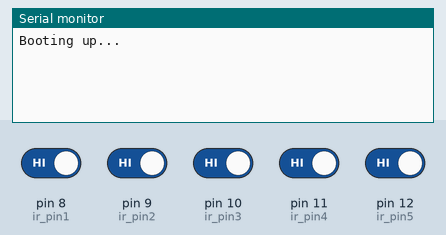
This sketch was run on a simulated Arduino Uno, built with avr-gcc and run on an emulated ATmega328P. Shown: the last lines printed to the serial monitor. Inputs (shaded band) come from the test bench; at power-on: pin 8 (ir_pin1), pin 9 (ir_pin2), pin 10 (ir_pin3), pin 11 (ir_pin4), pin 12 (ir_pin5) HIGH.

Above: at 1.2 s.
1.3 s: pin 8 (ir_pin1) driven LOW
At 1.46 s:
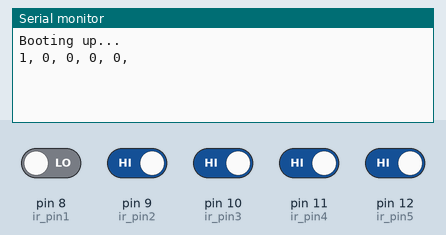
3.2 s: pin 9 (ir_pin2) driven LOW
At 3.46 s:
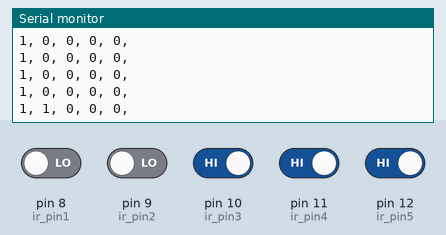
4.7 s: pin 10 (ir_pin3) driven LOW
At 4.86 s:
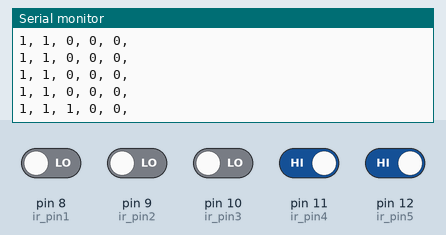
6.2 s: pin 11 (ir_pin4) driven LOW
At 6.47 s:
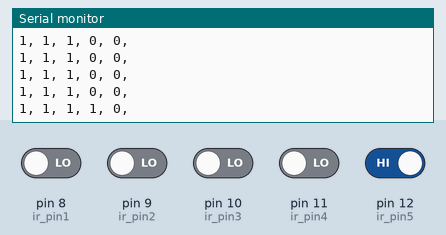
7.7 s: pin 12 (ir_pin5) driven LOW
At 7.87 s:
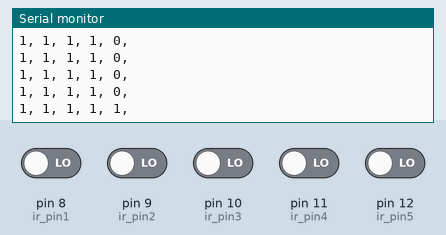
9.2 s: pin 8 (ir_pin1) driven HIGH
At 9.47 s:
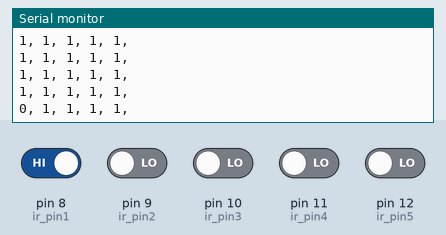

Measured:
- after the input at 1.3 s, the serial monitor: prints a new line at once (image 1)
- after the input at 3.2 s, the serial monitor: prints a new line after 0.10 s (image 2)
- after the input at 4.7 s, the serial monitor: prints a new line at once (image 3)
- after the input at 6.2 s, the serial monitor: prints a new line after 0.11 s (image 4)
- after the input at 7.7 s, the serial monitor: prints a new line at once (image 5)
- after the input at 9.2 s, the serial monitor: prints a new line after 0.12 s (image 6)

The sketch:

ir_rec_test.ino
```cpp
//IR sensor assignment
//These sensors are active LOW and should be read with !digitalRead()
#define ir_pin1 8     //ir sensor 1 (left most) on pin 5
#define ir_pin2 9     // ir sensor 2 on pin 6
#define ir_pin3 10    // ir sensor 3 (center) on pin 8
#define ir_pin4 11    // ir sensor 4 on pin 7
#define ir_pin5 12    // ir sensor 5 (right most) on pin 10

//steering variables
int left_max = 115;  //maximum left turn wheel position
int left = 87;      //standard left turn
int right_max = 40;  //maximum right turn wheel position
int right = 68;     //standard right turn
int center = 78;    //approximate center wheel position
int steer_ang = 78;   //holds current angle

//define IR angle of each IR reciever based on range of steering variables
int ir1_ang = left_max;
int ir2_ang = ((left_max - center) / 2) + center;
int ir3_ang = center;
int ir4_ang = center - ((center - right_max) / 2);
int ir5_ang = right_max;
int ir_rec_array[6] = {0, 0, 0, 0, 0, 0};                               //holds 0 or 1 based off of digital read of ir recievers
int ir_ang_array[6] = {0, ir1_ang, ir2_ang, ir3_ang, ir4_ang, ir4_ang}; //array holding IR angle of each reciever


void setup() {
  // put your setup code here, to run once:
  Serial.begin(9600);
  Serial.println("Booting up...");
}

void loop() {
  // put your main code here, to run repeatedly:
    //IR recievers read
    ir_rec_array[1] = 0;
    ir_rec_array[2] = 0;
    ir_rec_array[3] = 0;
    ir_rec_array[4] = 0;
    ir_rec_array[5] = 0;
    ir_rec_array[1] = !digitalRead(ir_pin1);     // read ir 1
    ir_rec_array[2] = !digitalRead(ir_pin2);     // read ir 2
    ir_rec_array[3] = !digitalRead(ir_pin3);     // read ir 3
    ir_rec_array[4] = !digitalRead(ir_pin4);     // read ir 4
    ir_rec_array[5] = !digitalRead(ir_pin5);     // read ir 5
    if (ir_rec_array[1] == 1 || ir_rec_array[2] == 1 || ir_rec_array[3] == 1 || ir_rec_array[4] == 1 || ir_rec_array[5] == 1) {
    for (int i = 1; i <= 5; i++) {
      Serial.print(ir_rec_array[i]);
      Serial.print(", ");
    }
    Serial.println();
    delay(200);
    }
}
```
